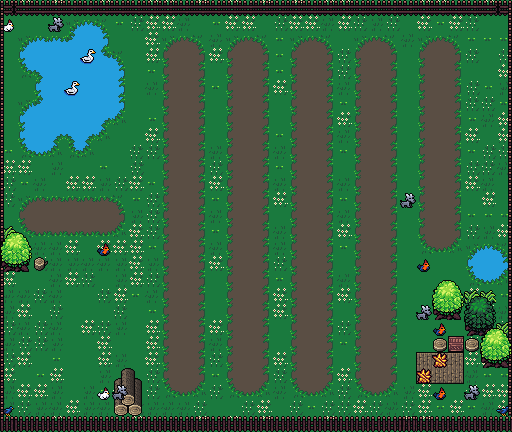

A 2D game scene composited from a Tiled map and its tileset images. What follows is a short description and the map's XML, with each tile layer's data collapsed to a summary:
An orthogonal 32x27 tile map with 16x16 px tiles, 11 tile layers (water collider, water2, water, dirt, ...) and 11 objects (11x animal).

<map version="1.2" tiledversion="1.3.4" orientation="orthogonal" renderorder="right-down" width="32" height="27" tilewidth="16" tileheight="16" infinite="0" nextlayerid="14" nextobjectid="12">
 <tileset firstgid="1" source="FarmMap.tsx" />
 <layer id="1" name="water collider" width="32" height="27">
  <data>[864 cells, 23 non-empty, 2 distinct tile ids]</data>
 </layer>
 <layer id="12" name="water2" width="32" height="27">
  <data>[864 cells, 9 non-empty, 2 distinct tile ids]</data>
 </layer>
 <layer id="2" name="water" width="32" height="27">
  <data>[864 cells, 54 non-empty, 3 distinct tile ids]</data>
 </layer>
 <objectgroup id="13" name="animals">
  <object id="1" name="animal" x="401" y="193" width="14" height="14" />
  <object id="2" name="animal" type="animal" x="418" y="257" width="15" height="12" />
  <object id="3" name="animal" type="animal" x="416" y="305" width="14" height="14" />
  <object id="4" name="animal" type="animal" x="433" y="321" width="14" height="13" />
  <object id="5" name="animal" type="animal" x="467" y="386" width="13" height="13" />
  <object id="6" name="animal" type="animal" x="433" y="386" width="14" height="14" />
  <object id="7" name="animal" type="animal" x="97" y="384" width="29" height="15" />
  <object id="8" name="animal" type="animal" x="98" y="240" width="12" height="15" />
  <object id="9" name="animal" type="animal" x="2" y="17" width="11" height="14" />
  <object id="10" name="animal" type="animal" x="51" y="18" width="12" height="12" />
  <object id="11" name="animal" type="animal" x="79" y="47" width="18" height="17" />
 </objectgroup>
 <layer id="3" name="dirt" width="32" height="27">
  <data>[864 cells, 101 non-empty, 1 distinct tile ids]</data>
 </layer>
 <layer id="7" name="dirt border" width="32" height="27">
  <data>[864 cells, 239 non-empty, 1 distinct tile ids]</data>
 </layer>
 <layer id="4" name="grass" width="32" height="27">
  <data>[864 cells, 740 non-empty, 27 distinct tile ids]</data>
 </layer>
 <layer id="5" name="goose" width="32" height="27">
  <data>[864 cells, 74 non-empty, 22 distinct tile ids]</data>
 </layer>
 <layer id="6" name="fence" width="32" height="27">
  <data>[864 cells, 114 non-empty, 8 distinct tile ids]</data>
 </layer>
 <layer id="8" name="tree bottoms" width="32" height="27">
  <data>[864 cells, 22 non-empty, 14 distinct tile ids]</data>
 </layer>
 <layer id="9" name="treetops" width="32" height="27">
  <data>[864 cells, 8 non-empty, 4 distinct tile ids]</data>
 </layer>
 <layer id="11" name="goose 2" width="32" height="27">
  <data>[864 cells, 1 non-empty, 1 distinct tile ids]</data>
 </layer>
</map>
